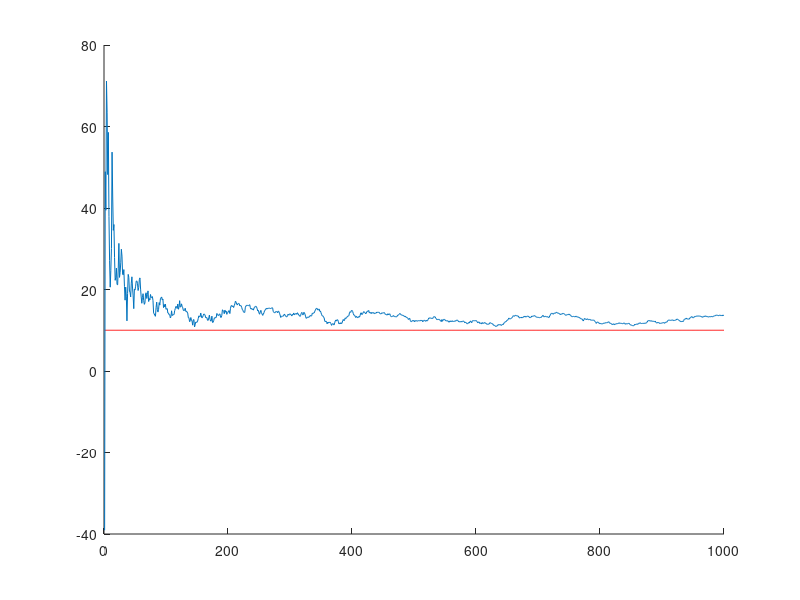

Reproduce this figure in MATLAB.
%demonstration of the law of large numbers
%g. paschos
clear all;

%how many samples?
n=1000;

%assume a random variable with mean mu and finite variance
mu=10;
sigma=100;

%draw n samples
Xn=normrnd(mu,sigma,n,1);

%plot the sample mean as a function of samples
figure
hold
plot(ones(n,1)*mu,'r')
plot(cumsum(Xn)./(1:n)')
hold